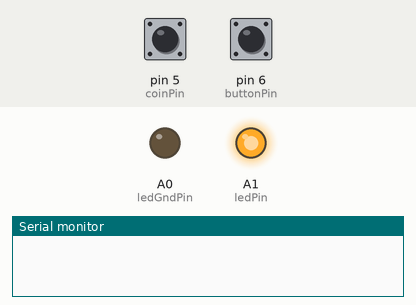
Bench run of a program on a simulated Arduino Leonardo, built with avr-gcc and run on an emulated ATmega32U4. Parts: output pins drawn as LEDs (lit = HIGH), the last lines printed to the serial monitor. The inputs (shaded band) are chosen by the test bench; at power-on: pin 5 (coinPin) HIGH, pin 6 (buttonPin) HIGH. USB keyboard and mouse output is not drawn.

Above: at 3.0 s.
3.1 s: pin 5 (coinPin) pulled LOW for 0.15 s
At 3.85 s:
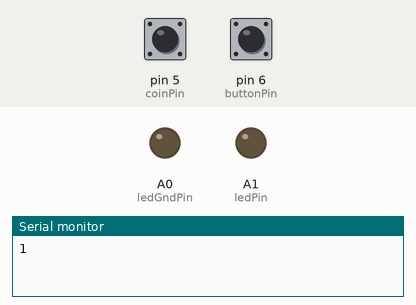
4.8 s: pin 6 (buttonPin) pulled LOW for 1 s
At 6.2 s:
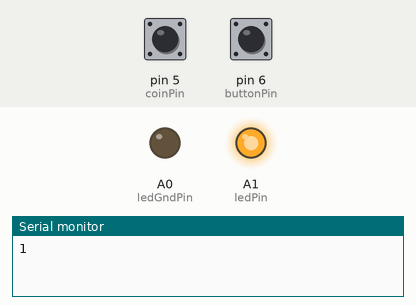
7.8 s: pin 6 (buttonPin) pulled LOW for 3.2 s
At 11.9 s:
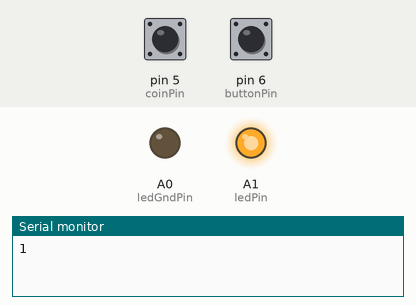
Timing chart, 0 to 13.4 s (numbered marks = the images above; inputs shaded):
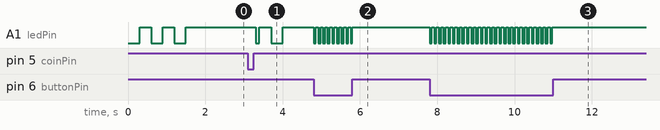

Measured:
- after the input at 3.1 s, A1 (ledPin): HIGH → LOW after 0.20 s, → HIGH 0.10 s later, → LOW 0.30 s later, → HIGH 0.30 s later
- after the input at 4.8 s, A1 (ledPin): alternates HIGH for 0.06 s and LOW for 0.06 s, 18 changes in all, then stays HIGH, starting at once
- after the input at 7.8 s, A1 (ledPin): alternates HIGH for 0.06 s and LOW for 0.06 s, 54 changes in all, then stays HIGH, starting at once

The program:

main.cpp
```cpp
#include <Arduino.h>
#include <Keyboard.h>
#include "buttonDebounce.h"
#include "serialHelpers.h"
#include "blinker.h"

const int ledPin = A1;
const int ledGndPin = A0;
const int coinPin = 5;
const int buttonPin = 6;

ButtonDebounce coinState;
ButtonDebounce buttonState;

Blinker blinker;

uint8_t coinKey = 'c';
uint8_t buttonKey = KEY_RETURN;

int ledState = LOW;
unsigned long coinsCount = 0;

void blinkN(int n);
void sendKey(uint8_t key);
void updateKey(ButtonDebounce state, uint8_t key);

void setup() {
  Serial.begin(115200);
  Keyboard.begin();
  pinMode(ledPin, OUTPUT);
  digitalWrite(ledPin, HIGH);
  pinMode(ledGndPin, OUTPUT);
  pinMode(coinPin, INPUT_PULLUP);
  pinMode(buttonPin, INPUT_PULLUP);
  blinkN(3);
  blinker.setBlink(0, 1, 0);
  blinker.update();
  digitalWrite(ledPin, !blinker.state);
}

void loop() {
  coinState.updateState(digitalRead(coinPin));
  buttonState.updateState(digitalRead(buttonPin));

  if (coinState.isBtnPressed) {
    coinsCount++;
    //blinkN(2);
    //blinkN(coinsCount);
    blinker.setBlink(300, 300, 2);
    sendKey(coinKey);
    if (isSerialPortOpened()) {
      Serial.println(coinsCount);
    }
    delay(100);
  }

  updateKey(buttonState, buttonKey);
  if (buttonState.isBtnPressed) {
    blinker.setBlink(60, 60, 0);
  } else if (buttonState.isBtnReleased) {
    blinker.setBlink(0, 1, 0);
  }

  blinker.update();
  digitalWrite(ledPin, !blinker.state);
}

void blinkN(int n) {
  for (int i = 0; i < n; i++) {
    digitalWrite(ledPin, LOW);
    delay(300);
    digitalWrite(ledPin, HIGH);
    delay(300);
  }
}

void sendKey(uint8_t key) {
  Keyboard.press(key);
  delay(100);
  Keyboard.release(key);
}

void updateKey(ButtonDebounce state, uint8_t key) {
  if (state.isBtnPressed) {
    Keyboard.press(key);
  } else if (state.isBtnReleased) {
    Keyboard.release(key);
  }
}
```

blinker.h
```cpp
#pragma once
#include <Arduino.h>

typedef enum { blinking, stop } BlinkerState;

class Blinker {
 public:
  Blinker() {}

  int state = LOW;

  void setBlink(unsigned long highPeriod, unsigned long lowPeriod,
                unsigned long count) {
    _setTime = millis();
    _highPeriod = highPeriod;
    _lowPeriod = lowPeriod;
    _count = count;
    _state = BlinkerState::blinking;
  }
  void update() {
    unsigned long currentTime = millis() - _setTime;
    if (_state == BlinkerState::blinking) {
      bool isBlinking =
          (_count == 0) ? true
                        : currentTime < ((_highPeriod + _lowPeriod) * _count);
      if (isBlinking) {
        if ((_highPeriod + _lowPeriod) > 0 &&
            currentTime % (_highPeriod + _lowPeriod) < _highPeriod) {
          state = HIGH;
        } else {
          state = LOW;
        }
      } else {
        state = LOW;
        _state = BlinkerState::stop;
      }
    } else if (_state == BlinkerState::stop) {
      // do nothing
    }
  }

 private:
  unsigned long _setTime = 0;
  unsigned long _highPeriod = 500;
  unsigned long _lowPeriod = 500;
  int _count = 0;
  BlinkerState _state = BlinkerState::stop;
};
```

buttonDebounce.h
```cpp
#pragma once
#include <Arduino.h>

class ButtonDebounce {
  public:
    ButtonDebounce() {
    }

    bool isBtnPressed = false;
    bool isBtnReleased = false;
    bool isBtnReleasedLongPress = false;
    bool btnState = false;

    void updateState(bool btnStateInput) {
      btnStateInternal = !btnStateInput; // pull_up buttons
      unsigned long currentTime = millis();
      isBtnPressed = false;
      isBtnReleased = false;
      isBtnReleasedLongPress = false;

      if (!debounceDelayPassed && currentTime - previousStateChangeTime >= debounceDelay) {
        debounceDelayPassed = true;
      }

      if (!longPressTimeoutPassed && currentTime - previousStateChangeTime >= longPressTimeout) {
        longPressTimeoutPassed = true;
      }

      if (btnStateInternal != previousState && debounceDelayPassed) {
        btnState = btnStateInternal;
        isBtnPressed = btnStateInternal;
        isBtnReleased = !btnStateInternal;

        if (isBtnPressed) {
          longPressTimeoutPassed = false;
        }

        if (isBtnReleased && longPressTimeoutPassed) {
          longPressTimeoutPassed = false;
          isBtnReleasedLongPress = true;
        }

        debounceDelayPassed = false;
        previousStateChangeTime = currentTime;
        previousState = btnStateInternal;
      }
    }
  private:
    bool debounceDelayPassed = false;
    unsigned long debounceDelay = 100;

    bool longPressTimeoutPassed = false;
    unsigned long longPressTimeout = 1500;

    uint32_t previousStateChangeTime = 0;

    bool btnStateInternal = false;
    bool previousState = false;
};
```

serialHelpers.h
```cpp
#pragma once
#include <Arduino.h>

bool isSerialPortOpened() {
  return Serial.availableForWrite() >= 32;
}
```
